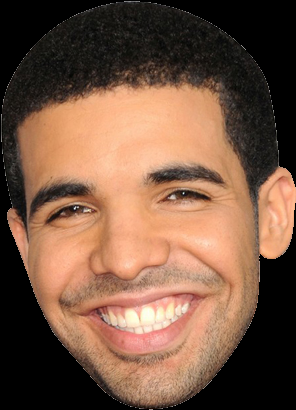
#> input picture TestInputs/test2.png, 296 x 410 px, found by its file name
$ jupyter execute problem1.ipynb
#> lines starting #> are read from the running program, lines starting #| are printed output that depends on the picture
[cell 1]
import os
import cv2
import numpy as np

[cell 2]
def headshot_extractor(input_image_path, output_folder_path, haar_cascade_path):

    # Checking the image path if exists read it with OpenCV
#> called with input_image_path = 'TestInputs\\test2.png', output_folder_path = 'Outputs', haar_cascade_path = 'haarcascade_frontalface_default.xml'
    if os.path.exists(input_image_path):
        input_image = cv2.imread(input_image_path)
#> input_image is the input picture: shape (410, 296, 3); mean B, G, R 67.1, 86.3, 118.7
    else:
        print("Image not found. Please check the path")
        return

    # If output folder not exists create a new directory
    if not os.path.exists(output_folder_path):
        os.makedirs(output_folder_path)

    # Checking the cascade path
    if os.path.exists(haar_cascade_path):
        face_cascade = cv2.CascadeClassifier(haar_cascade_path)
    else:
        print("Haar cascade not found. Please check the path.")
        return

    # Grayscaling the image for cascade detector
    gray_image = cv2.cvtColor(input_image, cv2.COLOR_BGR2GRAY)
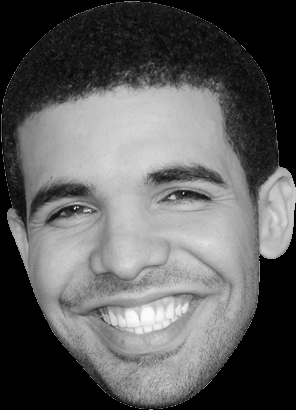
#> gray_image: shape (410, 296); min 0, max 253, mean 93.8

    # Running the cascade for face detection
    faces = face_cascade.detectMultiScale(gray_image, scaleFactor=1.3, minNeighbors=5)
#> faces = [[12, 103, 255, 255]]

    # Iterating and saving the face images
    for index, (x,y,w,h) in enumerate (faces):
        roi_color = input_image[y:y+h, x:x+w]
        image_name = output_folder_path + "\\" + input_image_path.split('\\')[-1].split('.')[0] + "_face_" + str(index) + "." + input_image_path.split('\\')[-1].split('.')[1]
        cv2.imwrite(image_name, roi_color)
        print("Image ", image_name, " saved.")
#> this loop made 1 pass
#| Image  Outputs\test2_face_0.png  saved.
#> pass 1, in headshot_extractor, `roi_color = input_image[y:y+h, x:x+w]`:
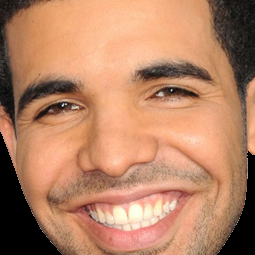
#> roi_color: shape (255, 255, 3); mean B, G, R 100.9, 130.6, 181.6

    print("Number of faces: ", len(faces))
#| Number of faces:  1

$ run again, with TestInputs/test1.jpg saved as TestInputs/test2.png
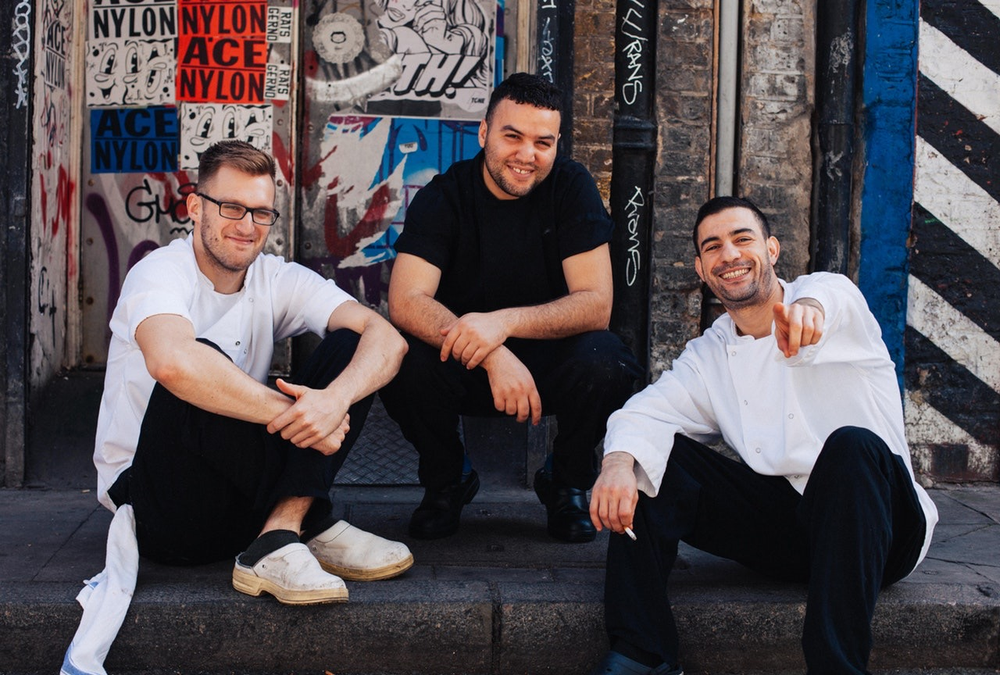
#> input picture TestInputs/test1.jpg, 1000 x 675 px, shrunk from 1280 x 864 before the run, found by its file name
#> in headshot_extractor, input_image is the input picture: shape (675, 1000, 3); mean B, G, R 81.3, 77, 84.4
#> faces = [[488, 110, 77, 77], [688, 208, 85, 85]]
#> the loop in headshot_extractor, `for index, (x,y,w,h) in enumerate (faces):` made 2 passes
#> (printed output is left out)
#> pass 1, in headshot_extractor, `roi_color = input_image[y:y+h, x:x+w]`:
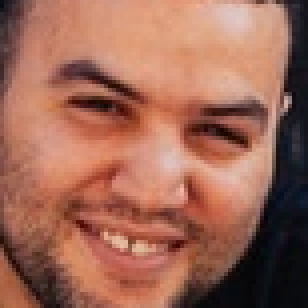
#> roi_color: shape (77, 77, 3) (shown 4 times larger); mean B, G, R 86, 103.3, 158.1
#> pass 2, in headshot_extractor, `roi_color = input_image[y:y+h, x:x+w]`:
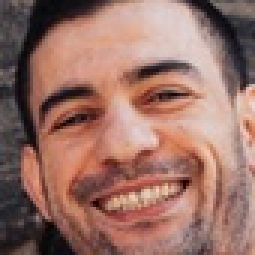
#> roi_color: shape (85, 85, 3) (shown 3 times larger); mean B, G, R 102.9, 112.8, 153.3
#| Number of faces:  2
